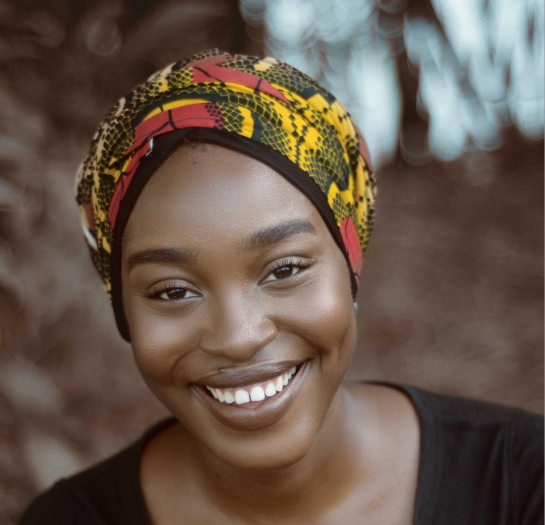
#> input picture Clou/Project 2/images project 2/womanVariation/WhatsApp Image 2022-06-02 at 3.17.02 PM.jpeg, 1090 x 1050 px (shown at 1/2 size); its folder holds 3 pictures in this run
$ python PCA.py
#> lines starting #> are read from the running program, lines starting #| are printed output that depends on the picture
import glob
import cv2 as c
import numpy as np


def getMatrixData(variations):
    matrix = np.matrix([var.flatten() for var in variations])
    return matrix


def computePCA(data):
    mean, vectors = c.PCACompute(data, mean= None)
    # getting array of length of the # of eigenvectors, 1:1 correspondance
    weights = getWeights(data, vectors, mean)
    eigenFace = vectors * weights
    # we want the weighted sum of all eigenvectors
    eigenFace = eigenFace.sum()
    reFace = mean + eigenFace
    r = reFace.astype(np.uint8)
    return r


# similar procedure that when we recontruct one face
# face A and face B
def combineFacesPCA(dA, dB):
    meanA, vA = c.PCACompute(dA, mean=None)
    meanB, vB = c.PCACompute(dB, mean=None)
    # get the weights by using the mean of A and the data and eigenvectors of B
    weights = getWeights(dB, vB, meanA)
    eigenF = vB * weights
    new = meanA + eigenF.sum()
    return new.astype(np.uint8)


def getDifference(face, mean):

    # face = np.squeeze(np.asarray(face), axis= 0)
    # mean = np.squeeze(np.asarray(mean), axis= 0)
    diff = face - mean
    return diff


# weights are computed by computing the difference between the
# variation and the mean face and then multiplied by their corresponding eigenV
def getWeights(d, v, m):
    w = []
    for i in range(d.shape[0]):
        diff = getDifference(d[i], m)
        w.append(np.dot(diff, v[i]))
    return w


# saving all variations/face into a list of images
dis_F1 = []
for img in glob.glob("images project 2/womanVariation/*.jpeg"):
    dis_F1.append(c.imread(img))


dis_F2 = []
for img in glob.glob("images project 2/boyVariations/*.jpeg"):
    dis_F2.append(c.imread(img))

dis_F3 = []
for img in glob.glob("images project 2/manVars/*.jpeg"):
    dis_F3.append(c.imread(img))

# get the variations matrices
dF1 = getMatrixData(dis_F1)
dF2 = getMatrixData(dis_F2)
dF3 = getMatrixData(dis_F3)

mean_1, vectors = c.PCACompute(dF1, mean= None)
mean_2, vectors = c.PCACompute(dF2, mean= None)
mean_3, vectors = c.PCACompute(dF3, mean= None)
c.imshow("Task 4.1-woman", mean_1.astype(np.uint8).reshape(1090, 1050, 3))
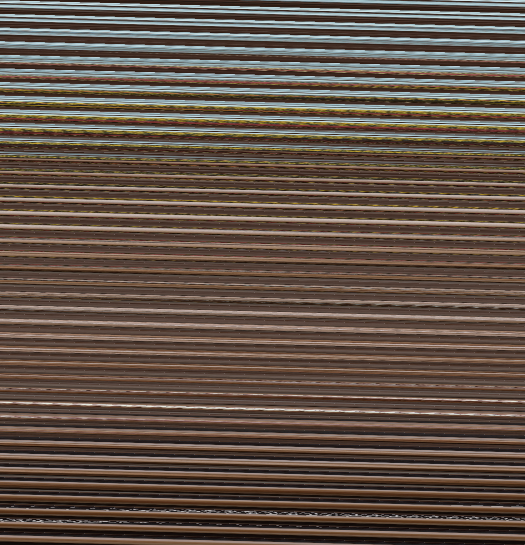
#> window 'Task 4.1-woman': shape (1090, 1050, 3) (shown at 1/2 size); mean B, G, R 71.8, 82.4, 97.4
#> (the run stopped early here; a loop or call above may not have finished)
